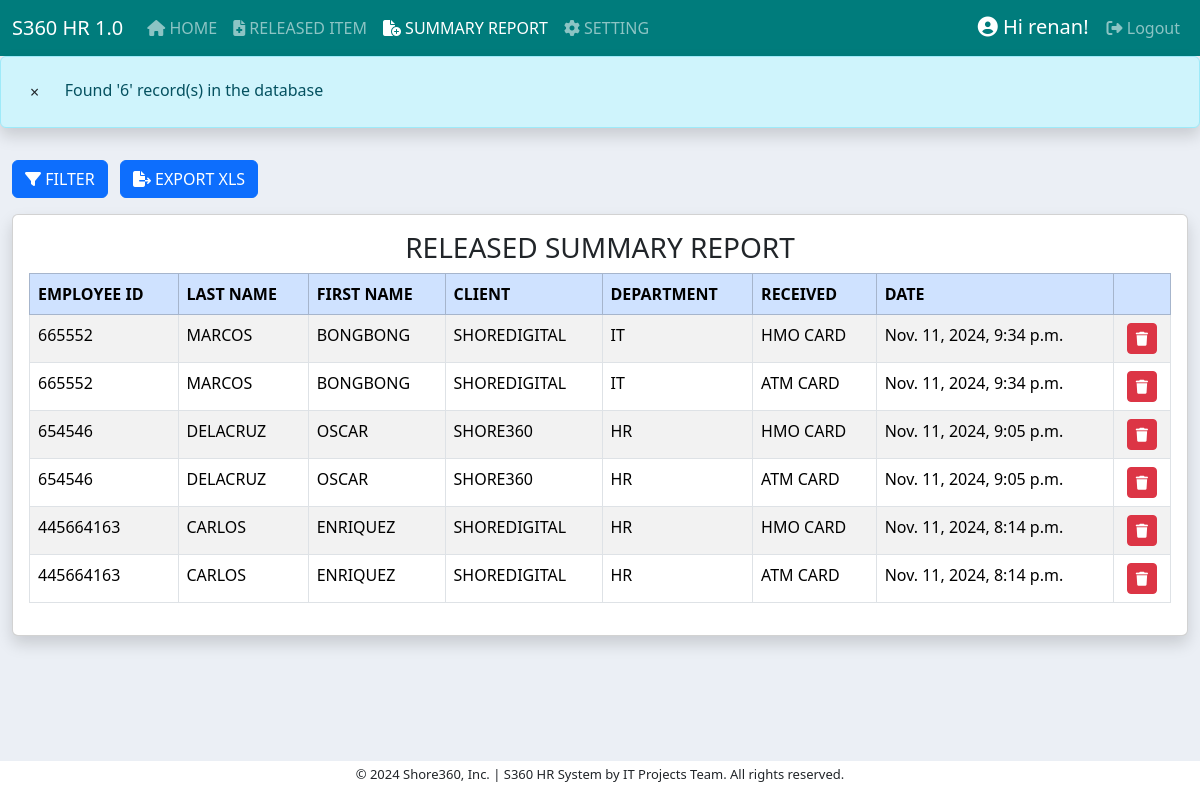
The app's page / (signed in) with its own data.
### receiving_app/models.py (models this page shows, shortened)
class Employee_Record(models.Model):
    employee_id = models.CharField(max_length=50, null=True, blank=True)
    last_name = models.CharField(max_length=200, null=True, blank=True)
    first_name = models.CharField(max_length=200, null=True, blank=True)
    department = models.ForeignKey(Department, on_delete=models.CASCADE, null=True, blank=True)
    client = models.ForeignKey(Client, on_delete=models.CASCADE, null=True, blank=True)
    component = models.ForeignKey(Component, on_delete=models.CASCADE, null=True, blank=True)
    date = models.DateTimeField(auto_now_add=True)
    class Meta:
        ordering = ["-date"]

class Client(models.Model):
    client = models.CharField(max_length=200)
    class Meta:
        ordering = ["client"]
    def __str__(self):
        return self.client

class Department(models.Model):
    department = models.CharField(max_length=200)
    class Meta:
        ordering = ["department"]
    def __str__(self):
        return self.department

class Component(models.Model):
    component = models.CharField(max_length=200)
    class Meta:
        ordering = ["component"]
    def __str__(self):
        return self.component

### receiving_app/views.py (the view)
# urls.py: path('', received_views.summary_released, name='summary_received'),
def summary_released(request):
    records = Employee_Record.objects.all()
    records_Filter = EmployeeRecordFilter(request.GET, queryset=records)
    records = records_Filter.qs
    records_count = records.count()
    if records_count > 0:
        messages.info(request, f"Found '{records_count}' record(s) in the database")
    else:
        messages.info(request, f"Record not Found in the database ")
    context = {
        'records': records,
        'records_count': records_count,
        'records_Filter': records_Filter
        }
    return render(request, 'receiving_app/summary_report.html', context)

### receiving_app/templates/receiving_app/summary_report.html (shortened to what this page needs)
{% extends 'base.html'  %}
{% load crispy_forms_tags %}
{% block content %}
<button class="btn btn-primary mt-3" data-bs-toggle="modal" data-bs-target="#search" id="filterBtn"><i class="fa-solid fa-filter"></i> FILTER</button>
<a href=""><button class="btn btn-primary mt-3 ms-2"><i class="fa-solid fa-file-export"></i> EXPORT XLS</button></a>
<div class="card card-body mt-3 mb-5 shadow fade show">
<table class="table table-bordered table-hover table-striped">
  <center><h3 class="ititles">RELEASED SUMMARY REPORT</h3></center>
    <thead class="table-primary">
      <tr>
        <th scope="col">EMPLOYEE ID</th>
        <th scope="col">LAST NAME</th>
        <th scope="col">FIRST NAME</th>
        <th scope="col">CLIENT</th>
        <th scope="col">DEPARTMENT</th>
        <th scope="col">RECEIVED</th>
        <th scope="col">DATE</th>
        <th scope="col"></th>
      </tr>
    </thead>
    <tbody>
      {% for record in records %}
      <tr>
        <td>{{ record.employee_id }}</td>
        <td>{{ record.last_name }}</td>
        <td>{{ record.first_name }}</td>
        <td>{{ record.client }}</td>
        <td>{{ record.department }}</td>
        <td>{{ record.component }}</td>
        <td>{{ record.date }}</td>
        <td>
          <center>
              <button type="submit" class="btn btn-danger btn-sm" data-bs-toggle="modal" data-bs-target="#delete{{ record.id }}"><i class="fa-solid fa-trash"></i></button>
          </center>
        </td>
      </tr>
      {% endfor %}
    </tbody>
  </table>
</div>
{% endblock content %}

### templates/navbar.html (shortened to what this page needs)
<nav class="navbar navbar-expand-lg navbar-dark" style="background-color: #007C7C;">
    <div class="container-fluid">
      <a class="navbar-brand" href="">S360 HR 1.0</a>
        {% if request.user.is_staff and request.user.is_superuser %}
      <div class="collapse navbar-collapse" id="navbarSupportedContent">
        <ul class="navbar-nav me-auto mb-2 mb-lg-0">
          <li class="nav-item">
            <a class="nav-link" aria-current="page" href="{% url 'dashboard' %}"><i class="fa-solid fa-house"></i> HOME</a>
          </li>
          <li class="nav-item">
            <a class="nav-link" href="{% url 'add_record' %}" ><i class="fa-solid fa-file-medical"></i> RELEASED ITEM</a>
          </li>
          <li class="nav-item">
            <a class="nav-link" href="{% url 'summary_received' %}" ><i class="fa-solid fa-file-circle-plus"></i> SUMMARY REPORT</a>
          </li>
          <li class="nav-item">
            <a class="nav-link" href="/admin" ><i class="fa-solid fa-gear"></i> SETTING</a>
          </li>
        </ul>
        {% endif %}
        <ul class="navbar-nav ml-auto">
        {% if user.is_authenticated %}
        <h5 id="hi-name"><i class="fa-solid fa-circle-user"></i> Hi {{ user.username }}!</h5>
          <li class="nav-item">
            <a class="nav-link" href="{% url 'user-logout' %}" ><i class="fa-solid fa-right-from-bracket"></i> Logout</a>
          </li>
        {% else %}
          <li class="nav-item">
            <a class="nav-link" href="{% url 'user-login' %}" ><i class="fa-solid fa-right-to-bracket"></i> Login</a>
          </li>
        </ul>
        {% endif %}
      </div>
    </div>
  </nav>

### static/mystyle.css (style rules this page uses)
#hi-name { color: white; padding-top: 7px; padding-left: 12px; padding-right: 10px; }
body { background-color: #ebeff5; }

### records on screen
Employee_Record: employee_id "665552", last_name "MARCOS", first_name "BONGBONG", client "SHOREDIGITAL", department "IT", component "HMO CARD", date "Nov. 11, 2024, 9:34 p.m."
Employee_Record: employee_id "665552", last_name "MARCOS", first_name "BONGBONG", client "SHOREDIGITAL", department "IT", component "ATM CARD", date "Nov. 11, 2024, 9:34 p.m."
Employee_Record: employee_id "654546", last_name "DELACRUZ", first_name "OSCAR", client "SHORE360", department "HR", component "HMO CARD", date "Nov. 11, 2024, 9:05 p.m."
Employee_Record: employee_id "654546", last_name "DELACRUZ", first_name "OSCAR", client "SHORE360", department "HR", component "ATM CARD", date "Nov. 11, 2024, 9:05 p.m."
Employee_Record: employee_id "445664163", last_name "CARLOS", first_name "ENRIQUEZ", client "SHOREDIGITAL", department "HR", component "HMO CARD", date "Nov. 11, 2024, 8:14 p.m."
Employee_Record: employee_id "445664163", last_name "CARLOS", first_name "ENRIQUEZ", client "SHOREDIGITAL", department "HR", component "ATM CARD", date "Nov. 11, 2024, 8:14 p.m."

### other values on screen
{{ user.username }} "renan"
{{ message | safe }} "Found '6' record(s) in the database"
